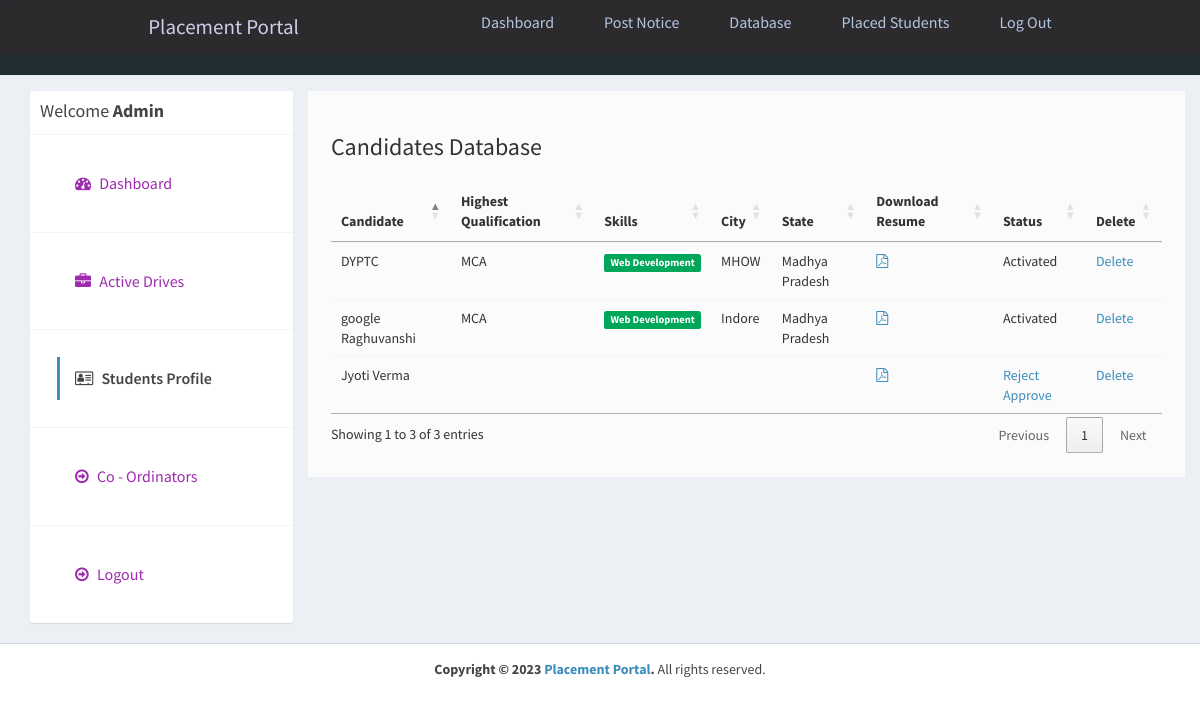
Page /admin/applications.php (signed in) on the committed database.
### tables this page shows
CREATE TABLE `users` (
  `id_user` int(11) NOT NULL AUTO_INCREMENT,
  `firstname` varchar(255) NOT NULL,
  `lastname` varchar(255) NOT NULL,
  `email` varchar(255) NOT NULL,
  `password` varchar(255) NOT NULL,
  `address` text DEFAULT NULL,
  `city` varchar(255) DEFAULT NULL,
  `state` varchar(255) DEFAULT NULL,
  `contactno` varchar(255) DEFAULT NULL,
  `qualification` varchar(255) DEFAULT NULL,
  `stream` varchar(255) DEFAULT NULL,
  `passingyear` varchar(255) DEFAULT NULL,
  `dob` varchar(255) DEFAULT NULL,
  `age` varchar(255) DEFAULT NULL,
  `designation` varchar(255) DEFAULT NULL,
  `resume` varchar(255) DEFAULT NULL,
  `hash` varchar(255) DEFAULT NULL,
  `active` int(11) NOT NULL DEFAULT 2,
  `aboutme` text DEFAULT NULL,
  `skills` text DEFAULT NULL,
  `hsc` int(200) NOT NULL DEFAULT 0,
  `ssc` int(11) NOT NULL DEFAULT 0,
  `ug` int(11) NOT NULL DEFAULT 0,
  `pg` int(11) NOT NULL DEFAULT 0,
  PRIMARY KEY (`id_user`),
  UNIQUE KEY `email` (`email`)
);

### admin/applications.php (the view, shortened to what this page needs)
<?php
require_once("../db.php");
?>
<!DOCTYPE html>
<html>
<head>
  <link rel="stylesheet" href="https://cdnjs.cloudflare.com/ajax/libs/twitter-bootstrap/3.3.7/css/bootstrap.min.css">
  <link rel="stylesheet" href="https://cdnjs.cloudflare.com/ajax/libs/font-awesome/4.7.0/css/font-awesome.min.css">
  <link rel="stylesheet" href="https://cdnjs.cloudflare.com/ajax/libs/ionicons/2.0.1/css/ionicons.min.css">
  <link rel="stylesheet" href="https://cdn.datatables.net/1.10.15/css/jquery.dataTables.min.css">
  <link rel="stylesheet" href="../css/AdminLTE.min.css">
  <link rel="stylesheet" href="../css/_all-skins.min.css">
  <link rel="stylesheet" href="../css/custom.css">
</head>
<body class="hold-transition skin-green sidebar-mini">
  <div class="wrapper">
    <?php
    include 'header.php';
    ?>
    <div class="content-wrapper" style="margin-left: 0px;">
      <section id="candidates" class="content-header">
        <div class="container">
          <div class="row">
            <div class="col-md-3">
              <div class="box box-solid">
                <div class="box-header with-border">
                  <h3 class="box-title">Welcome <b>Admin</b></h3>
                </div>
                <div class="box-body no-padding">
                  <ul class="nav nav-pills nav-stacked">
                    <li><a href="dashboard.php"><i class="fa fa-dashboard"></i> Dashboard</a></li>
                    <li><a href="active-jobs.php"><i class="fa fa-briefcase"></i> Active Drives</a></li>
                    <li class="active"><a href="applications.php"><i class="fa fa-address-card-o"></i> Students Profile</a></li>
                    <li><a href="companies.php"><i class="fa fa-arrow-circle-o-right"></i> Co - Ordinators</a></li>
                    <li><a href="../logout.php"><i class="fa fa-arrow-circle-o-right"></i> Logout</a></li>
                  </ul>
                </div>
              </div>
            </div>
            <div class="col-md-9 bg-white padding-2">
              <h3>Candidates Database</h3>
              <div class="row margin-top-20">
                <div class="col-md-12">
                  <div class="box-body table-responsive no-padding">
                    <table id="example2" class="table table-hover">
                      <thead>
                        <th>Candidate</th>
                        <th>Highest Qualification</th>
                        <th>Skills</th>
                        <th>City</th>
                        <th>State</th>
                        <th>Download Resume</th>
                        <th>Status</th>
                        <th>Delete</th>
                      </thead>
                      <tbody>
                        <?php
                        $sql = "SELECT * FROM users";
                        $result = $conn->query($sql);
                        if ($result->num_rows > 0) {
                          while ($row = $result->fetch_assoc()) {
                            $skills = $row['skills'];
                            $skills = explode(',', $skills);
                        ?>
                            <tr>
                              <td><?php echo $row['firstname'] . ' ' . $row['lastname']; ?></td>
                              <td><?php echo $row['qualification']; ?></td>
                              <td>
                                <?php
                                foreach ($skills as $value) {
                                  echo ' <span class="label label-success">' . $value . '</span>';
                                }
                                ?>
                              </td>
                              <td><?php echo $row['city']; ?></td>
                              <td><?php echo $row['state']; ?></td>
                              <?php if ($row['resume'] != '') { ?>
                                <td><a href="../uploads/resume/<?php echo $row['resume']; ?>" download="<?php echo $row['firstname'] . ' Resume'; ?>"><i class="fa fa-file-pdf-o"></i></a></td>
                              <?php } else { ?>
                                <td>No Resume Uploaded</td>
                              <?php } ?>
                              <td>
                                <?php
                                if ($row['active'] == '1') {
                                  echo "Activated";
                                } else if ($row['active'] == '2') {
                                ?>
                                  <a href="reject-student.php?id=<?php echo $row['id_user']; ?>">Reject</a> <a href="approve-student.php?id=<?php echo $row['id_user']; ?>">Approve</a>
                                <?php
                                } else if ($row['active'] == '3') {
                                ?>
                                  <a href="approve-student.php?id=<?php echo $row['id_user']; ?>">Reactivate</a>
                                <?php
                                } else if ($row['active'] == '0') {
                                  echo "Rejected";
                                }
                                ?>
                              </td>
                              <td><a href="delete-student.php?id=<?php echo $row['id_user']; ?>">Delete</a></td>
                            </tr>
                        <?php
                          }
                        }
                        ?>
                      </tbody>
                    </table>
                  </div>
                </div>
              </div>
            </div>
          </div>
        </div>
      </section>
    </div>
    <footer class="main-footer" style="margin-left: 0px;">
      <div class="text-center">
        <strong>Copyright &copy; 2023 <a href="learningfromscratch.online">Placement Portal</a>.</strong> All rights
        reserved.
      </div>
    </footer>
  </div>
</body>
</html>

### css/custom.css (style rules this page uses)
.margin-top-20 { margin-top: 20px; }
.padding-2 { padding: 2%; }
.bg-white { background-color:#fbfbfb; margin-left: 0%; }
.box { font-size: medium; font-family: sans-serif; }
li { color: aqua; }

### admin/header.php (style rules this page uses)
* { margin: 0; padding: 0; box-sizing: border-box; }
html { font-size: 62.5%; font-family: 'Roboto', sans-serif; }
li { list-style: none; }
a { text-decoration: none; }

### rows in the picture
users: firstname "DYPTC", qualification "MCA", skills "Web Development", city "MHOW", state "Madhya Pradesh", active "Activated"
users: firstname "google", lastname "Raghuvanshi", qualification "MCA", skills "Web Development", city "Indore", state "Madhya Pradesh", active "Activated"
users: firstname "Jyoti", lastname "Verma"
